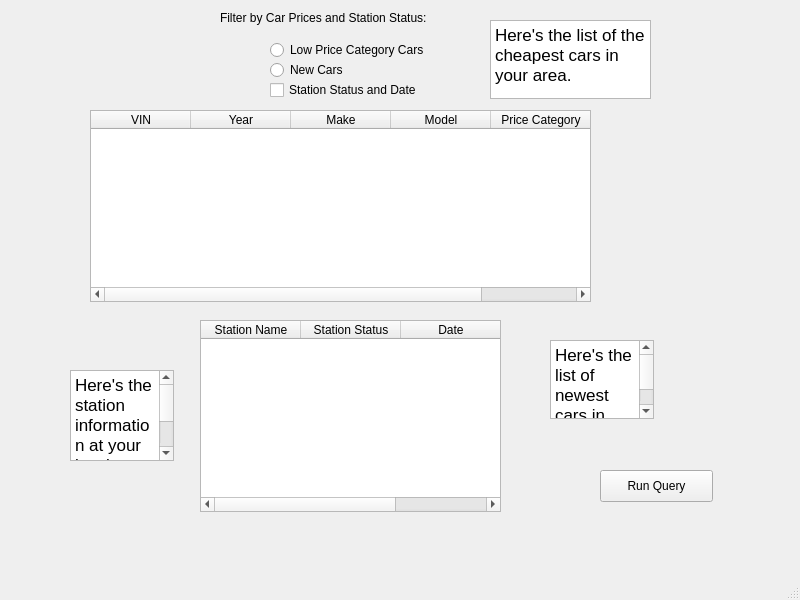
<?xml version="1.0" encoding="UTF-8"?>
<ui version="4.0">
 <class>MainWindow</class>
 <widget class="QMainWindow" name="MainWindow">
  <property name="geometry">
   <rect>
    <x>0</x>
    <y>0</y>
    <width>800</width>
    <height>600</height>
   </rect>
  </property>
  <property name="windowTitle">
   <string>MainWindow</string>
  </property>
  <widget class="QWidget" name="centralwidget">
   <widget class="QTableWidget" name="Cars_Info">
    <property name="geometry">
     <rect>
      <x>90</x>
      <y>110</y>
      <width>501</width>
      <height>192</height>
     </rect>
    </property>
    <property name="columnCount">
     <number>5</number>
    </property>
    <column>
     <property name="text">
      <string>VIN</string>
     </property>
    </column>
    <column>
     <property name="text">
      <string>Year</string>
     </property>
    </column>
    <column>
     <property name="text">
      <string>Make</string>
     </property>
    </column>
    <column>
     <property name="text">
      <string>Model</string>
     </property>
    </column>
    <column>
     <property name="text">
      <string>Price Category</string>
     </property>
    </column>
   </widget>
   <widget class="QCheckBox" name="station_checkBox">
    <property name="geometry">
     <rect>
      <x>270</x>
      <y>80</y>
      <width>191</width>
      <height>20</height>
     </rect>
    </property>
    <property name="text">
     <string>Station Status and Date</string>
    </property>
   </widget>
   <widget class="QRadioButton" name="low_price_cat">
    <property name="geometry">
     <rect>
      <x>270</x>
      <y>40</y>
      <width>171</width>
      <height>20</height>
     </rect>
    </property>
    <property name="text">
     <string>Low Price Category Cars</string>
    </property>
   </widget>
   <widget class="QRadioButton" name="brandNewCars">
    <property name="geometry">
     <rect>
      <x>270</x>
      <y>60</y>
      <width>100</width>
      <height>20</height>
     </rect>
    </property>
    <property name="text">
     <string>New Cars</string>
    </property>
   </widget>
   <widget class="QPushButton" name="pushButton">
    <property name="geometry">
     <rect>
      <x>600</x>
      <y>470</y>
      <width>113</width>
      <height>32</height>
     </rect>
    </property>
    <property name="text">
     <string>Run Query</string>
    </property>
   </widget>
   <widget class="QLabel" name="label">
    <property name="geometry">
     <rect>
      <x>220</x>
      <y>10</y>
      <width>241</width>
      <height>16</height>
     </rect>
    </property>
    <property name="text">
     <string>Filter by Car Prices and Station Status:</string>
    </property>
   </widget>
   <widget class="QTableWidget" name="Station_Info">
    <property name="geometry">
     <rect>
      <x>200</x>
      <y>320</y>
      <width>301</width>
      <height>192</height>
     </rect>
    </property>
    <column>
     <property name="text">
      <string>Station Name</string>
     </property>
    </column>
    <column>
     <property name="text">
      <string>Station Status</string>
     </property>
    </column>
    <column>
     <property name="text">
      <string>Date</string>
     </property>
    </column>
   </widget>
   <widget class="QTextEdit" name="Station_Info_Status">
    <property name="geometry">
     <rect>
      <x>70</x>
      <y>370</y>
      <width>104</width>
      <height>91</height>
     </rect>
    </property>
    <property name="html">
     <string>&lt;!DOCTYPE HTML PUBLIC &quot;-//W3C//DTD HTML 4.0//EN&quot; &quot;http://www.w3.org/TR/REC-html40/strict.dtd&quot;&gt;
&lt;html&gt;&lt;head&gt;&lt;meta name=&quot;qrichtext&quot; content=&quot;1&quot; /&gt;&lt;style type=&quot;text/css&quot;&gt;
p, li { white-space: pre-wrap; }
&lt;/style&gt;&lt;/head&gt;&lt;body style=&quot; font-family:'.AppleSystemUIFont'; font-size:13pt; font-weight:400; font-style:normal;&quot;&gt;
&lt;p style=&quot; margin-top:0px; margin-bottom:0px; margin-left:0px; margin-right:0px; -qt-block-indent:0; text-indent:0px;&quot;&gt;Here's the station information at your local dealership.&lt;/p&gt;&lt;/body&gt;&lt;/html&gt;</string>
    </property>
   </widget>
   <widget class="QTextEdit" name="Newest_Cars">
    <property name="geometry">
     <rect>
      <x>550</x>
      <y>340</y>
      <width>104</width>
      <height>79</height>
     </rect>
    </property>
    <property name="html">
     <string>&lt;!DOCTYPE HTML PUBLIC &quot;-//W3C//DTD HTML 4.0//EN&quot; &quot;http://www.w3.org/TR/REC-html40/strict.dtd&quot;&gt;
&lt;html&gt;&lt;head&gt;&lt;meta name=&quot;qrichtext&quot; content=&quot;1&quot; /&gt;&lt;style type=&quot;text/css&quot;&gt;
p, li { white-space: pre-wrap; }
&lt;/style&gt;&lt;/head&gt;&lt;body style=&quot; font-family:'.AppleSystemUIFont'; font-size:13pt; font-weight:400; font-style:normal;&quot;&gt;
&lt;p style=&quot; margin-top:0px; margin-bottom:0px; margin-left:0px; margin-right:0px; -qt-block-indent:0; text-indent:0px;&quot;&gt;Here's the list of newest cars in your area.&lt;/p&gt;&lt;/body&gt;&lt;/html&gt;</string>
    </property>
   </widget>
   <widget class="QTextEdit" name="Cheapest_Cars">
    <property name="geometry">
     <rect>
      <x>490</x>
      <y>20</y>
      <width>161</width>
      <height>79</height>
     </rect>
    </property>
    <property name="html">
     <string>&lt;!DOCTYPE HTML PUBLIC &quot;-//W3C//DTD HTML 4.0//EN&quot; &quot;http://www.w3.org/TR/REC-html40/strict.dtd&quot;&gt;
&lt;html&gt;&lt;head&gt;&lt;meta name=&quot;qrichtext&quot; content=&quot;1&quot; /&gt;&lt;style type=&quot;text/css&quot;&gt;
p, li { white-space: pre-wrap; }
&lt;/style&gt;&lt;/head&gt;&lt;body style=&quot; font-family:'.AppleSystemUIFont'; font-size:13pt; font-weight:400; font-style:normal;&quot;&gt;
&lt;p style=&quot; margin-top:0px; margin-bottom:0px; margin-left:0px; margin-right:0px; -qt-block-indent:0; text-indent:0px;&quot;&gt;Here's the list of the cheapest cars in your area.&lt;/p&gt;&lt;/body&gt;&lt;/html&gt;</string>
    </property>
   </widget>
  </widget>
  <widget class="QMenuBar" name="menubar">
   <property name="geometry">
    <rect>
     <x>0</x>
     <y>0</y>
     <width>800</width>
     <height>37</height>
    </rect>
   </property>
  </widget>
  <widget class="QStatusBar" name="statusbar"/>
 </widget>
 <resources/>
 <connections/>
</ui>
